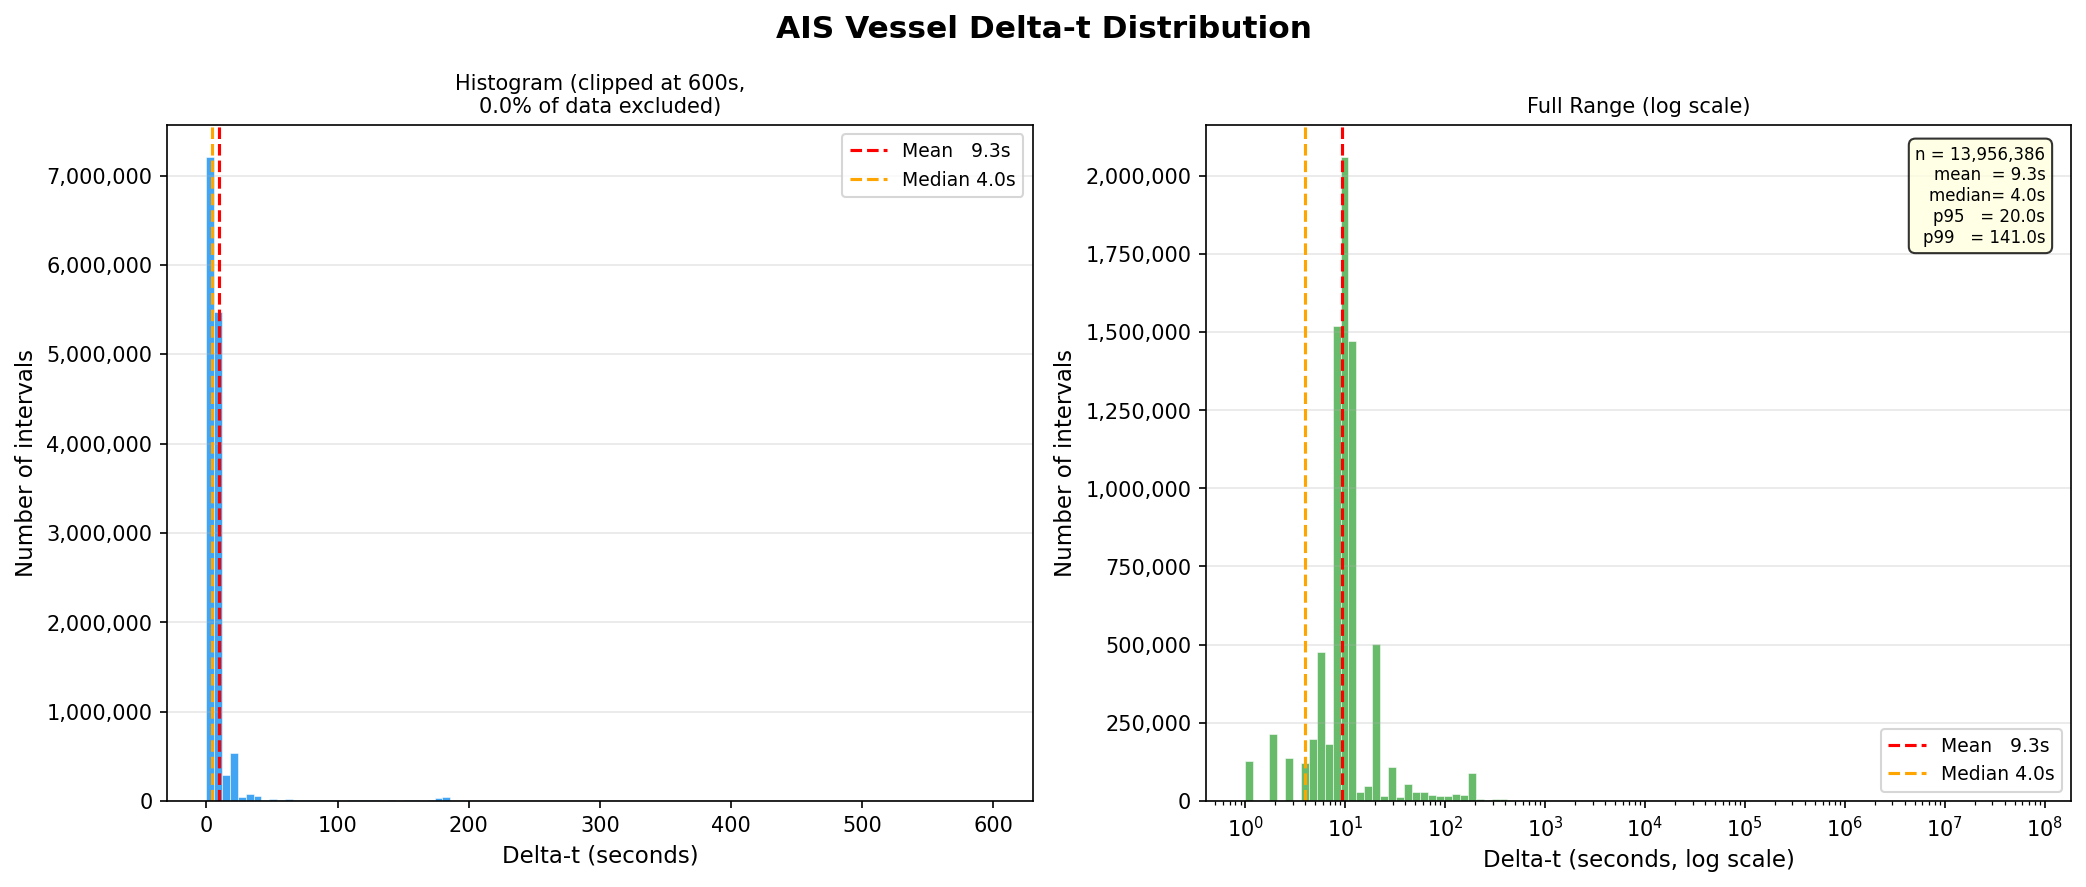

Source code (Python):
"""
Task 4: Calculation of Delta-t and Histogram Generation
=========================================================
Reads from vesselDB.ais_filtered (produced by Task 3).

For every vessel (MMSI):
  1. Fetch all records sorted by timestamp (ascending).
  2. Compute delta-t in milliseconds between every pair of consecutive points.
  3. Store the per-vessel results back into vesselDB.delta_t.

After all workers finish:
  4. Pull every delta-t value from vesselDB.delta_t.
  5. Generate a histogram with configurable bins.
  6. Print a statistical summary and analysis of vessel behaviour.
  7. Save the histogram as delta_t_histogram.png.

Design mirrors Tasks 2 & 3:
  - One MongoClient per worker thread (required by assignment).
  - MMSI list partitioned into batches; batches processed in parallel.
  - Argparse CLI with sensible defaults.

Usage:
    python delta_t_histogram.py --workers 4 --batch-size 20
    python delta_t_histogram.py --workers 8 --batch-size 50 --bins 200 --max-delta-ms 600000
"""

import argparse
import threading
import time
from datetime import datetime
from typing import List

import matplotlib
matplotlib.use("Agg")
import matplotlib.pyplot as plt
import matplotlib.ticker as mticker
import numpy as np
from pymongo import MongoClient, ASCENDING
from pymongo.errors import BulkWriteError

# ── Configuration ──────────────────────────────────────────────────────────────
MONGO_URI             = "mongodb://localhost:27017"
DB_NAME               = "vesselDB"
FILTERED_COLLECTION   = "ais_filtered"
DELTA_T_COLLECTION    = "delta_t"

DEFAULT_BINS          = 100
DEFAULT_MAX_DELTA_MS  = 600_000
OUTPUT_FILE           = "delta_t_histogram.png"


# ── Index setup ────────────────────────────────────────────────────────────────

def create_delta_t_indexes():
    client = MongoClient(MONGO_URI, serverSelectionTimeoutMS=15_000)
    dst    = client[DB_NAME][DELTA_T_COLLECTION]
    dst.create_index([("MMSI",     ASCENDING)], name="idx_mmsi")
    dst.create_index([("delta_ms", ASCENDING)], name="idx_delta_ms")
    client.close()
    print("  Indexes created on delta_t collection.")


# ── Worker ─────────────────────────────────────────────────────────────────────

def compute_delta_t_for_batch(
    worker_id: int,
    mmsi_batch: List,
    results: dict,
    lock: threading.Lock,
):
    """
    One worker thread — opens its own MongoClient.

    For each MMSI in the batch:
      a) Fetch all records from ais_filtered sorted by timestamp ASC.
      b) Compute delta-t (ms) between consecutive timestamps.
      c) Insert one document per pair into the delta_t collection.
    """
    t_start = time.perf_counter()
    client  = MongoClient(MONGO_URI, serverSelectionTimeoutMS=15_000)
    src     = client[DB_NAME][FILTERED_COLLECTION]
    dst     = client[DB_NAME][DELTA_T_COLLECTION]

    total_pairs    = 0
    vessels_done   = 0
    vessels_single = 0

    for mmsi in mmsi_batch:
        # Fetch timestamps only (projection), sorted ascending
        cursor = src.find(
            {"MMSI": mmsi},
            {"timestamp": 1, "_id": 0}
        ).sort("timestamp", ASCENDING)

        timestamps = [doc["timestamp"] for doc in cursor]

        if len(timestamps) < 2:
            vessels_single += 1
            continue

        delta_docs = []
        for i in range(1, len(timestamps)):
            t_prev = timestamps[i - 1]
            t_curr = timestamps[i]

            if isinstance(t_curr, datetime) and isinstance(t_prev, datetime):
                delta_ms = (t_curr - t_prev).total_seconds() * 1000.0
            else:
                delta_ms = float(t_curr) - float(t_prev)

            if delta_ms < 0:
                continue

            delta_docs.append({
                "MMSI":     mmsi,
                "t_prev":   t_prev,
                "t_curr":   t_curr,
                "delta_ms": delta_ms,
            })

        if delta_docs:
            try:
                dst.insert_many(delta_docs, ordered=False)
                total_pairs  += len(delta_docs)
                vessels_done += 1
            except BulkWriteError as bwe:
                total_pairs  += bwe.details.get("nInserted", 0)
                vessels_done += 1

    client.close()
    elapsed = time.perf_counter() - t_start

    with lock:
        results[worker_id] = {
            "total_pairs":    total_pairs,
            "vessels_done":   vessels_done,
            "vessels_single": vessels_single,
            "elapsed":        round(elapsed, 2),
        }

    print(
        f"[Worker {worker_id:>2}] "
        f"vessels={vessels_done:>4}  "
        f"pairs={total_pairs:>7,}  "
        f"single_pt={vessels_single:>3}  "
        f"time={elapsed:.2f}s"
    )


# ── Histogram ──────────────────────────────────────────────────────────────────

def generate_histogram(bins: int, max_delta_ms: float):
    print("\nFetching delta-t values for histogram...")
    client = MongoClient(MONGO_URI, serverSelectionTimeoutMS=15_000)
    cursor = client[DB_NAME][DELTA_T_COLLECTION].find({}, {"delta_ms": 1, "_id": 0})
    deltas = np.array([doc["delta_ms"] for doc in cursor], dtype=np.float64)
    client.close()

    if len(deltas) == 0:
        print("  No delta-t data found.")
        return

    total        = len(deltas)
    mean_ms      = np.mean(deltas)
    median_ms    = np.median(deltas)
    std_ms       = np.std(deltas)
    min_ms       = np.min(deltas)
    max_ms       = np.max(deltas)
    p25          = np.percentile(deltas, 25)
    p75          = np.percentile(deltas, 75)
    p95          = np.percentile(deltas, 95)
    p99          = np.percentile(deltas, 99)
    within_1min  = np.sum(deltas <=  60_000) / total * 100
    within_5min  = np.sum(deltas <= 300_000) / total * 100
    within_10min = np.sum(deltas <= 600_000) / total * 100

    print("\n" + "=" * 65)
    print("DELTA-T STATISTICS")
    print(f"  Total delta-t pairs   : {total:,}")
    print(f"  Min                   : {min_ms:>12.1f} ms  ({min_ms/1000:.2f}s)")
    print(f"  Max                   : {max_ms:>12.1f} ms  ({max_ms/1000:.1f}s  /  {max_ms/60000:.1f}min)")
    print(f"  Mean                  : {mean_ms:>12.1f} ms  ({mean_ms/1000:.2f}s)")
    print(f"  Median                : {median_ms:>12.1f} ms  ({median_ms/1000:.2f}s)")
    print(f"  Std dev               : {std_ms:>12.1f} ms")
    print(f"  25th percentile       : {p25:>12.1f} ms  ({p25/1000:.2f}s)")
    print(f"  75th percentile       : {p75:>12.1f} ms  ({p75/1000:.2f}s)")
    print(f"  95th percentile       : {p95:>12.1f} ms  ({p95/1000:.1f}s)")
    print(f"  99th percentile       : {p99:>12.1f} ms  ({p99/1000:.1f}s)")
    print(f"  Within  1 min (<=60s) : {within_1min:>6.2f}%")
    print(f"  Within  5 min (<=300s): {within_5min:>6.2f}%")
    print(f"  Within 10 min (<=600s): {within_10min:>6.2f}%")
    print("=" * 65)

    print("\nVESSEL BEHAVIOUR ANALYSIS")
    if median_ms < 10_000:
        print("  * Very high-frequency reporting (median < 10s).")
        print("    Typical of vessels in busy ports or under traffic monitoring.")
    elif median_ms < 60_000:
        print("  * Standard AIS reporting interval (median 10s - 60s).")
        print("    Consistent with Class A transponders underway.")
    elif median_ms < 300_000:
        print("  * Reduced reporting rate (median 1 - 5 min).")
        print("    May indicate anchored vessels, Class B transponders, or low speed.")
    else:
        print("  * Sparse reporting (median > 5 min).")
        print("    Could indicate intermittent signal or long-range vessels.")
    if p99 > 3_600_000:
        print("  * Long tail detected (p99 > 1 hour).")
        print("    Some vessels go off-grid for extended periods.")
    if within_1min > 80:
        print("  * 80%+ of intervals are under 1 minute - dense, trackable dataset.")

    clipped  = deltas[deltas <= max_delta_ms]
    clip_pct = (1 - len(clipped) / total) * 100

    fig, axes = plt.subplots(1, 2, figsize=(14, 6))
    fig.suptitle("AIS Vessel Delta-t Distribution", fontsize=15, fontweight="bold")

    ax1 = axes[0]
    ax1.hist(clipped / 1000, bins=bins, color="#2196F3", edgecolor="white", linewidth=0.3, alpha=0.85)
    ax1.set_xlabel("Delta-t (seconds)", fontsize=11)
    ax1.set_ylabel("Number of intervals", fontsize=11)
    ax1.set_title(f"Histogram (clipped at {max_delta_ms/1000:.0f}s,\n{clip_pct:.1f}% of data excluded)", fontsize=10)
    ax1.axvline(mean_ms   / 1000, color="red",    linestyle="--", linewidth=1.5, label=f"Mean   {mean_ms/1000:.1f}s")
    ax1.axvline(median_ms / 1000, color="orange", linestyle="--", linewidth=1.5, label=f"Median {median_ms/1000:.1f}s")
    ax1.legend(fontsize=9)
    ax1.yaxis.set_major_formatter(mticker.FuncFormatter(lambda x, _: f"{int(x):,}"))
    ax1.grid(axis="y", alpha=0.3)

    ax2 = axes[1]
    log_bins = np.logspace(np.log10(max(deltas.min(), 1)), np.log10(deltas.max()), bins)
    ax2.hist(deltas / 1000, bins=log_bins, color="#4CAF50", edgecolor="white", linewidth=0.3, alpha=0.85)
    ax2.set_xscale("log")
    ax2.set_xlabel("Delta-t (seconds, log scale)", fontsize=11)
    ax2.set_ylabel("Number of intervals", fontsize=11)
    ax2.set_title("Full Range (log scale)", fontsize=10)
    ax2.axvline(mean_ms   / 1000, color="red",    linestyle="--", linewidth=1.5, label=f"Mean   {mean_ms/1000:.1f}s")
    ax2.axvline(median_ms / 1000, color="orange", linestyle="--", linewidth=1.5, label=f"Median {median_ms/1000:.1f}s")
    ax2.legend(fontsize=9)
    ax2.yaxis.set_major_formatter(mticker.FuncFormatter(lambda x, _: f"{int(x):,}"))
    ax2.grid(axis="y", alpha=0.3)

    stats_text = (
        f"n = {total:,}\n"
        f"mean  = {mean_ms/1000:.1f}s\n"
        f"median= {median_ms/1000:.1f}s\n"
        f"p95   = {p95/1000:.1f}s\n"
        f"p99   = {p99/1000:.1f}s"
    )
    ax2.text(0.97, 0.97, stats_text, transform=ax2.transAxes, fontsize=8,
             verticalalignment="top", horizontalalignment="right",
             bbox=dict(boxstyle="round,pad=0.4", facecolor="lightyellow", alpha=0.8))

    plt.tight_layout()
    plt.savefig(OUTPUT_FILE, dpi=150, bbox_inches="tight")
    plt.close()
    print(f"\n  Histogram saved -> {OUTPUT_FILE}")


# ── Main ───────────────────────────────────────────────────────────────────────

def main():
    parser = argparse.ArgumentParser(description="Task 4: Delta-t calculation and histogram")
    parser.add_argument("--workers",      type=int,   default=4)
    parser.add_argument("--batch-size",   type=int,   default=20)
    parser.add_argument("--bins",         type=int,   default=DEFAULT_BINS)
    parser.add_argument("--max-delta-ms", type=float, default=DEFAULT_MAX_DELTA_MS)
    parser.add_argument("--skip-compute", action="store_true",
                        help="Skip delta-t computation, go straight to histogram")
    args = parser.parse_args()

    print("=" * 65)
    print("Task 4: Delta-t Calculation + Histogram")
    print(f"  Source      : {DB_NAME}.{FILTERED_COLLECTION}")
    print(f"  Destination : {DB_NAME}.{DELTA_T_COLLECTION}")
    print(f"  Workers     : {args.workers}")
    print(f"  Batch size  : {args.batch_size} MMSIs/worker")
    print(f"  Bins        : {args.bins}")
    print(f"  Max delta   : {args.max_delta_ms:,.0f} ms  ({args.max_delta_ms/60000:.1f} min)")
    print("=" * 65)

    if not args.skip_compute:
        # ── Drop old delta_t collection ───────────────────────────────────────
        print("\nDropping old delta_t collection...")
        drop_client = MongoClient(MONGO_URI, serverSelectionTimeoutMS=15_000)
        drop_client[DB_NAME][DELTA_T_COLLECTION].drop()
        drop_client.close()

        # ── Create indexes ────────────────────────────────────────────────────
        print("Creating indexes on delta_t collection...")
        create_delta_t_indexes()

        # ── Discover all distinct MMSIs ───────────────────────────────────────
        print("\nFetching distinct MMSIs from filtered collection...")
        setup_client   = MongoClient(MONGO_URI, serverSelectionTimeoutMS=15_000)
        all_mmsi       = setup_client[DB_NAME][FILTERED_COLLECTION].distinct("MMSI")
        total_filtered = setup_client[DB_NAME][FILTERED_COLLECTION].count_documents({})
        setup_client.close()

        print(f"  Found {len(all_mmsi):,} vessels  |  {total_filtered:,} filtered records")

        if not all_mmsi:
            print("\nNo data in ais_filtered. Run Task 3 first.")
            return

        # ── Partition into batches ────────────────────────────────────────────
        batches = [all_mmsi[i: i + args.batch_size] for i in range(0, len(all_mmsi), args.batch_size)]
        print(f"  Split into {len(batches)} batches of up to {args.batch_size} MMSIs each\n")

        # ── Run workers in parallel ───────────────────────────────────────────
        results:        dict                   = {}
        lock                                   = threading.Lock()
        t_start                                = time.perf_counter()
        active_threads: List[threading.Thread] = []
        batch_idx                              = 0

        while batch_idx < len(batches):
            while len(active_threads) < args.workers and batch_idx < len(batches):
                t = threading.Thread(
                    target=compute_delta_t_for_batch,
                    args=(batch_idx, batches[batch_idx], results, lock),
                    daemon=True,
                )
                active_threads.append(t)
                t.start()
                batch_idx += 1

            finished = [t for t in active_threads if not t.is_alive()]
            for t in finished:
                active_threads.remove(t)

            if len(active_threads) >= args.workers:
                active_threads[0].join()
                active_threads.pop(0)

        for t in active_threads:
            t.join()

        total_elapsed = time.perf_counter() - t_start

        total_pairs    = sum(r["total_pairs"]    for r in results.values())
        vessels_done   = sum(r["vessels_done"]   for r in results.values())
        vessels_single = sum(r["vessels_single"] for r in results.values())

        verify_client = MongoClient(MONGO_URI, serverSelectionTimeoutMS=15_000)
        db_count      = verify_client[DB_NAME][DELTA_T_COLLECTION].count_documents({})
        verify_client.close()

        print("\n" + "=" * 65)
        print("COMPUTATION COMPLETE")
        print(f"  Vessels processed     : {vessels_done:,}")
        print(f"  Vessels (1 pt only)   : {vessels_single:,}  (no delta possible)")
        print(f"  Delta-t pairs written : {total_pairs:,}")
        print(f"  DB verify (delta_t)   : {db_count:,} documents")
        print(f"  Total time            : {total_elapsed:.2f}s")
        print("=" * 65)
    else:
        print("\n--skip-compute set: reusing existing delta_t collection.")

    generate_histogram(bins=args.bins, max_delta_ms=args.max_delta_ms)


if __name__ == "__main__":
    main()
